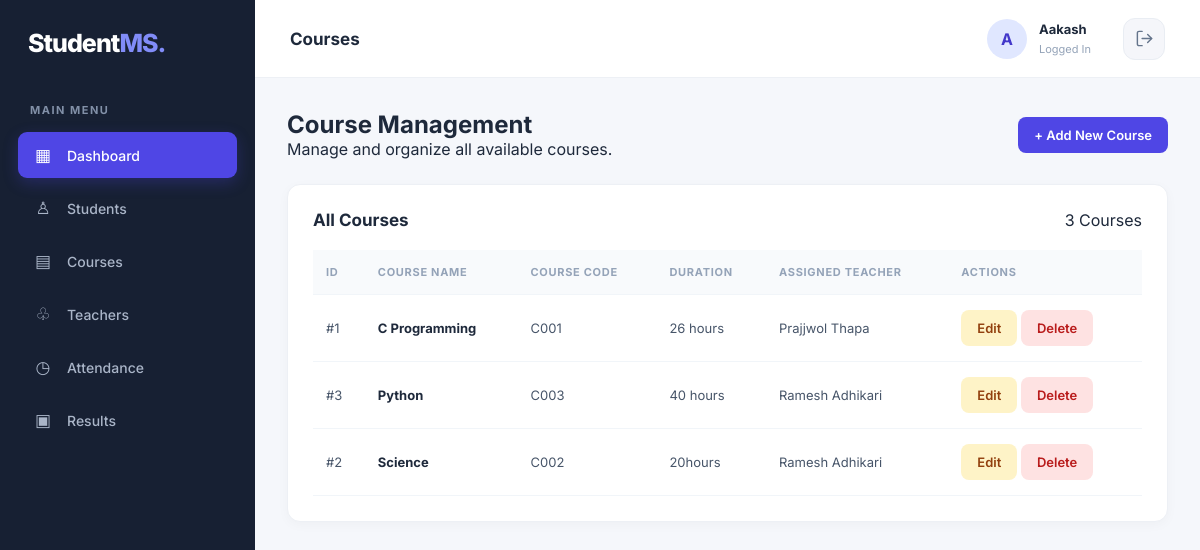
Before: /courses/ (signed in) with the older database file.
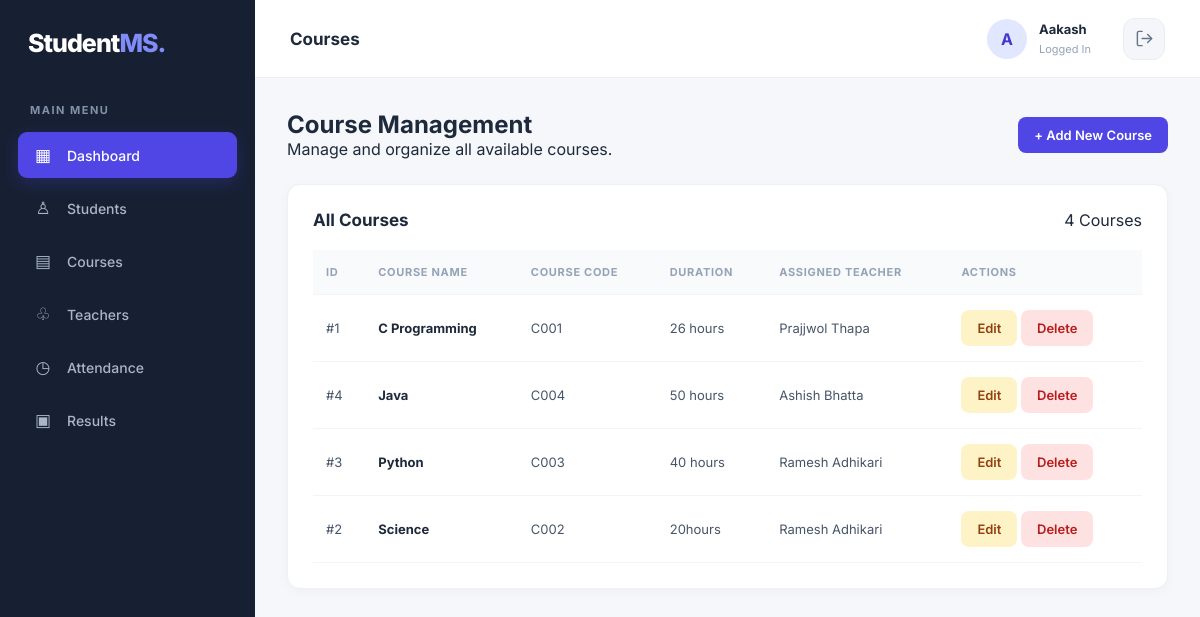
After: the same page with the newer database file.
### students/models.py (models this page shows, shortened)
class Course(models.Model):
    course_name = models.CharField(max_length=100)
    course_code = models.CharField(max_length=10, unique=True)
    description = models.TextField(blank=True)
    duration = models.CharField(max_length=50)
    teacher = models.ForeignKey(
        Teacher,
        on_delete=models.SET_NULL,
        null=True,
        related_name='courses'
    )
    created_at = models.DateTimeField(auto_now_add=True)

class Teacher(models.Model):
    full_name = models.CharField(max_length=100)
    email = models.EmailField(unique=True)
    phone_number = models.CharField(max_length=15, blank=True)
    specialization = models.CharField(max_length=100, blank=True)
    hire_date = models.DateField(blank=True, null=True)

### students/views.py (the view)
# urls.py: path('courses/', views.course_list, name='course_list'),
@login_required
def course_list(request):
    courses = Course.objects.select_related('teacher').all().order_by('course_name')
    return render(request, 'students/course_list.html', {
        'courses': courses
    })

### students/templates/students/course_list.html (shortened to what this page needs)
{% extends 'students/base.html' %}
{% block page_heading %}Courses{% endblock %}
{% block content %}
<div class="page-heading">
    <div>
        <h2>Course Management</h2>
        <p>Manage and organize all available courses.</p>
    </div>
    <a href="{% url 'course_create' %}" class="btn btn-primary">
        + Add New Course
    </a>
</div>
<div class="content-card">
    <div class="table-header">
        <h2>All Courses</h2>
        <span>{{ courses|length }} Courses</span>
    </div>
    <table>
        <thead>
            <tr>
                <th>ID</th>
                <th>Course Name</th>
                <th>Course Code</th>
                <th>Duration</th>
                <th>Assigned Teacher</th>
                <th>Actions</th>
            </tr>
        </thead>
        <tbody>
            {% for course in courses %}
            <tr>
                <td>#{{ course.id }}</td>
                <td>
                    <strong>{{ course.course_name }}</strong>
                </td>
                <td>{{ course.course_code }}</td>
                <td>{{ course.duration }}</td>
                <td>
                    {% if course.teacher %}
                        {{ course.teacher.full_name }}
                    {% else %}
                        Not Assigned
                    {% endif %}
                </td>
                <td>
                    <a href="{% url 'course_update' course.id %}"
                       class="btn btn-edit">Edit</a>
                    <a href="{% url 'course_delete' course.id %}"
                       class="btn btn-delete">Delete</a>
                </td>
            </tr>
            {% endfor %}
        </tbody>
    </table>
</div>
{% endblock %}

Changed rows visible on the page:
added Course: id "4", course_name "Java", course_code "C004", duration "50 hours", teacher.full_name "Ashish Bhatta"
Other visible differences:
{{ courses|length }}: "3" → "4"
